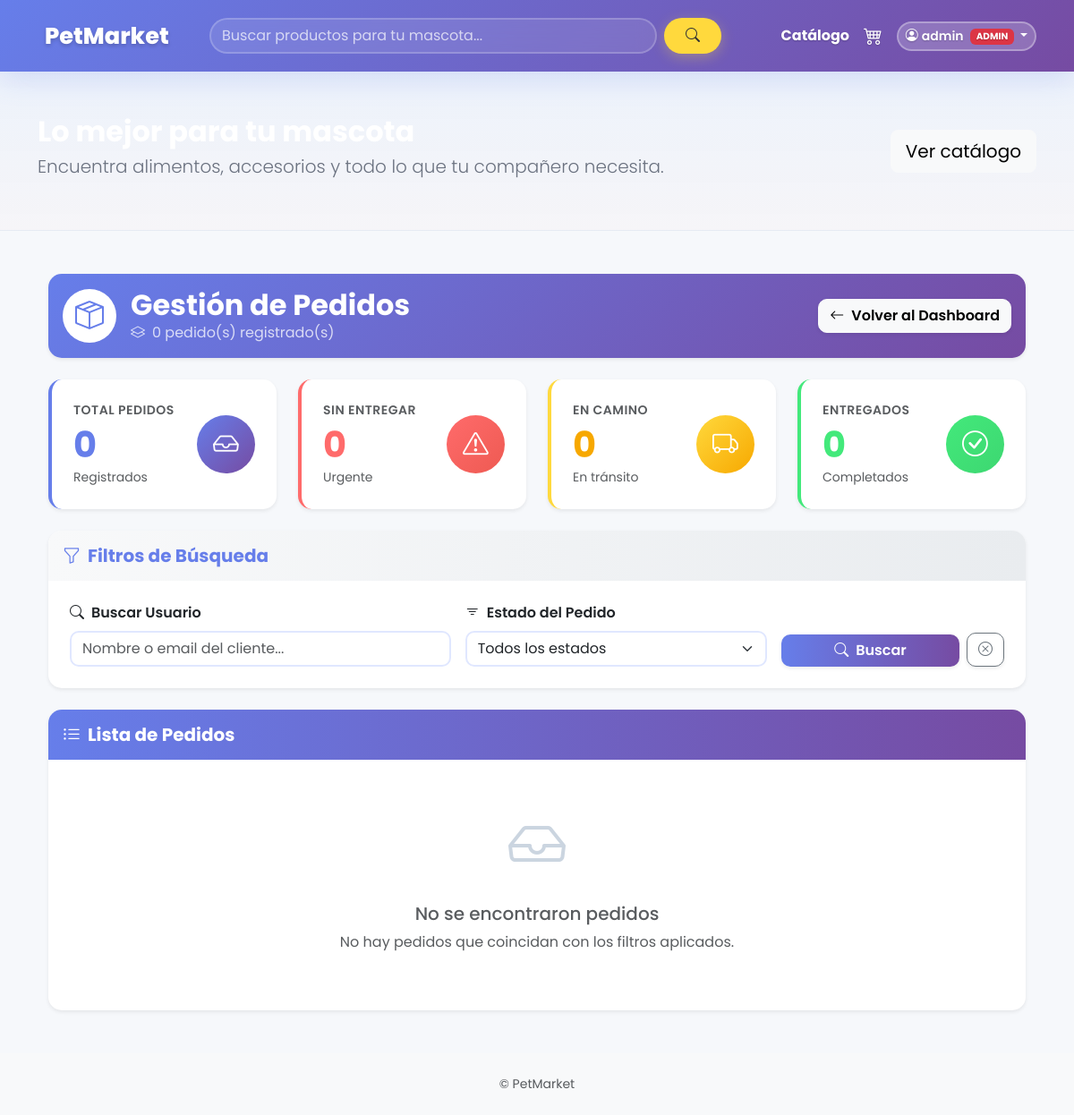
The page /empleados/pedidos/ (signed in) on the database as committed earlier.
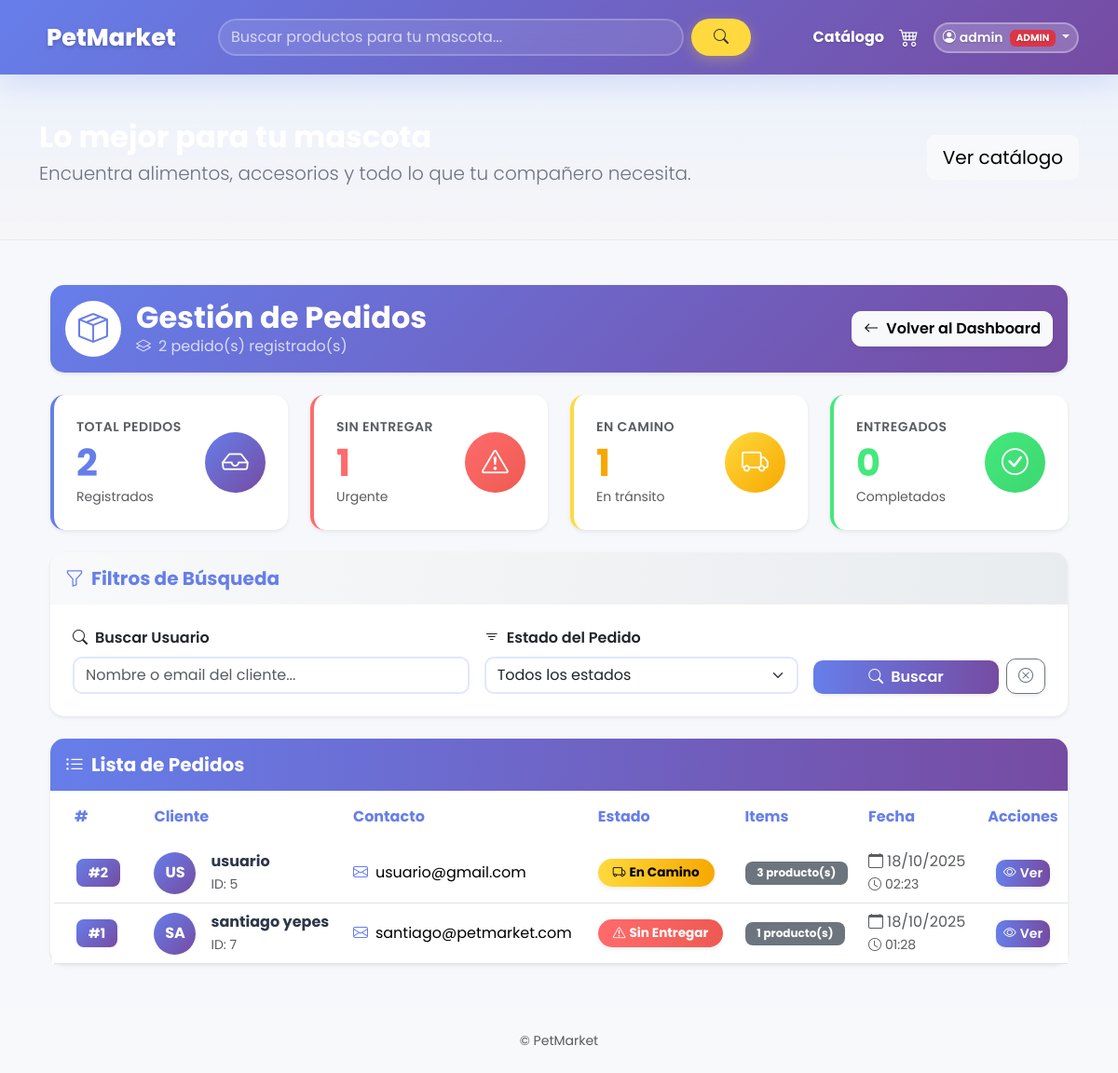
The same page on the database as committed later.
### pedidos/models.py (models this page shows, shortened)
class Pedido(models.Model):
	ESTADO_CHOICES = [
		("sin_entregar", "Sin entregar"),
		("en_camino", "En camino"),
		("entregado", "Entregado"),
	]
	user = models.ForeignKey(settings.AUTH_USER_MODEL, on_delete=models.CASCADE, related_name="pedidos")
	productos = models.ManyToManyField(Producto, through="PedidoItem")
	estado = models.CharField(max_length=20, choices=ESTADO_CHOICES, default="sin_entregar")
	creado_por_empleado = models.BooleanField(default=False)
	creado_en = models.DateTimeField(auto_now_add=True)
	actualizado_en = models.DateTimeField(auto_now=True)

### accounts/models.py (models this page shows)
class CustomUser(AbstractUser):
    ROLE_CHOICES = (
        ('admin', 'Administrador'),
        ('empleado', 'Empleado'),
        ('cliente', 'Cliente'),
    )
    role = models.CharField(max_length=20, choices=ROLE_CHOICES, default='cliente')

### empleados/views.py (the view)
# urls.py: path('pedidos/', pedidos_list, name='pedidos_list'),
@login_required
def pedidos_list(request):
    role = getattr(request.user, 'role', None)
    if not (request.user.is_superuser or role in ['empleado', 'admin']):
        return HttpResponseForbidden("No autorizado")
    estado = request.GET.get('estado', '')
    q = request.GET.get('q', '')
    pedidos = Pedido.objects.select_related('user').prefetch_related('items__producto').all().order_by('-creado_en')
    if estado:
        pedidos = pedidos.filter(estado=estado)
    if q:
        pedidos = pedidos.filter(user__username__icontains=q) | pedidos.filter(user__email__icontains=q)
    stats = {
        'total': Pedido.objects.count(),
        'sin_entregar': Pedido.objects.filter(estado='sin_entregar').count(),
        'en_camino': Pedido.objects.filter(estado='en_camino').count(),
        'entregado': Pedido.objects.filter(estado='entregado').count(),
    }
    return render(request, 'empleados/pedidos_list.html', {
        'pedidos': pedidos,
        'estado': estado,
        'q': q,
        'stats': stats,
    })

### petmarket/context_processors.py (called while the page is built)
def cart_count(request):
    cart = request.session.get('cart', {})
    count = sum(cart.values()) if isinstance(cart, dict) else 0
    return {'cart_count': count}

### templates/empleados/pedidos_list.html (shortened to what the changed rows need)
{% extends "base.html" %}
{% load static %}
{% block content %}
<div class="container-fluid py-4">
    <div class="row mb-4">
        <div class="col-12">
            <div class="card border-0 shadow-sm" style="background: linear-gradient(135deg, #667eea 0%, #764ba2 100%); border-radius: 15px;">
                <div class="card-body py-3">
                    <div class="d-flex justify-content-between align-items-center">
                        <div class="d-flex align-items-center">
                            <div class="ms-3 text-white">
                                <h2 class="mb-0 fw-bold">Gestión de Pedidos</h2>
                                <p class="mb-0 opacity-75"><i class="bi bi-layers me-2"></i>{{ stats.total }} pedido(s) registrado(s)</p>
                            </div>
                        </div>
                    </div>
                </div>
            </div>
        </div>
    </div>
    <div class="row g-4 mb-4">
        <div class="col-md-3">
            <div class="card border-0 shadow-sm h-100" style="border-left: 4px solid #667eea !important; border-radius: 15px;">
                <div class="card-body p-4">
                    <div class="d-flex justify-content-between align-items-center">
                        <div>
                            <div class="text-muted small mb-1" style="font-weight: 600; text-transform: uppercase; letter-spacing: 0.5px;">Total Pedidos</div>
                            <h2 class="mb-0 fw-bold" style="color: #667eea; font-size: 2.5rem;">{{ stats.total }}</h2>
                            <small class="text-muted">Registrados</small>
                        </div>
                    </div>
                </div>
            </div>
        </div>
        <div class="col-md-3">
            <div class="card border-0 shadow-sm h-100" style="border-left: 4px solid #ff6b6b !important; border-radius: 15px;">
                <div class="card-body p-4">
                    <div class="d-flex justify-content-between align-items-center">
                        <div>
                            <div class="text-muted small mb-1" style="font-weight: 600; text-transform: uppercase; letter-spacing: 0.5px;">Sin Entregar</div>
                            <h2 class="mb-0 fw-bold" style="color: #ff6b6b; font-size: 2.5rem;">{{ stats.sin_entregar }}</h2>
                            <small class="text-muted">Urgente</small>
                        </div>
                    </div>
                </div>
            </div>
        </div>
        <div class="col-md-3">
            <div class="card border-0 shadow-sm h-100" style="border-left: 4px solid #ffd93d !important; border-radius: 15px;">
                <div class="card-body p-4">
                    <div class="d-flex justify-content-between align-items-center">
                        <div>
                            <div class="text-muted small mb-1" style="font-weight: 600; text-transform: uppercase; letter-spacing: 0.5px;">En Camino</div>
                            <h2 class="mb-0 fw-bold" style="color: #f7a800; font-size: 2.5rem;">{{ stats.en_camino }}</h2>
                            <small class="text-muted">En tránsito</small>
                        </div>
                    </div>
                </div>
            </div>
        </div>
        <div class="col-md-3">
            <div class="card border-0 shadow-sm h-100" style="border-left: 4px solid #43e97b !important; border-radius: 15px;">
                <div class="card-body p-4">
                    <div class="d-flex justify-content-between align-items-center">
                        <div>
                            <h2 class="mb-0 fw-bold" style="color: #43e97b; font-size: 2.5rem;">{{ stats.entregado }}</h2>
                        </div>
                    </div>
                </div>
            </div>
        </div>
    </div>
    <div class="card border-0 shadow-sm" style="border-radius: 15px;">
        <div class="card-body p-0">
            {% if pedidos %}
            <div class="table-responsive">
                <table class="table table-hover align-middle mb-0">
                    <thead style="background: linear-gradient(90deg, #f8f9fa 0%, #e9ecef 100%); position: sticky; top: 0; z-index: 10;">
                        <tr>
                            <th class="py-3 px-4" style="font-weight: 700; color: #667eea; border: none;">#</th>
                            <th class="py-3" style="font-weight: 700; color: #667eea; border: none;">Cliente</th>
                            <th class="py-3" style="font-weight: 700; color: #667eea; border: none;">Contacto</th>
                            <th class="py-3" style="font-weight: 700; color: #667eea; border: none;">Estado</th>
                            <th class="py-3" style="font-weight: 700; color: #667eea; border: none;">Items</th>
                            <th class="py-3" style="font-weight: 700; color: #667eea; border: none;">Fecha</th>
                            <th class="py-3 text-center" style="font-weight: 700; color: #667eea; border: none;">Acciones</th>
                        </tr>
                    </thead>
                    <tbody>
                        {% for pedido in pedidos %}
                        <tr style="transition: all 0.3s ease; border-left: 4px solid transparent;">
                            <td class="px-4">
                                <span class="badge" style="background: linear-gradient(135deg, #667eea 0%, #764ba2 100%); padding: 0.5rem 0.8rem; border-radius: 8px; font-size: 0.9rem;">
                                    #{{ pedido.id }}
                                </span>
                            </td>
                            <td>
                                <div class="d-flex align-items-center">
                                    <div class="rounded-circle d-flex align-items-center justify-content-center me-3" style="width: 45px; height: 45px; background: linear-gradient(135deg, #667eea 0%, #764ba2 100%); color: white; font-weight: 700; font-size: 1rem;">
                                        {{ pedido.user.username|slice:":2"|upper }}
                                    </div>
                                    <div>
                                        <div class="fw-bold" style="color: #2d3748;">{{ pedido.user.get_full_name|default:pedido.user.username }}</div>
                                        <small class="text-muted">ID: {{ pedido.user.id }}</small>
                                    </div>
                                </div>
                            </td>
                            <td>
                                <div>
                                    <div><i class="bi bi-envelope me-2" style="color: #667eea;"></i>{{ pedido.user.email|default:"Sin email" }}</div>
                                </div>
                            </td>
                            <td>
                                {% if pedido.estado == 'sin_entregar' %}
                                <span class="badge shadow-sm" style="background: linear-gradient(90deg, #ff6b6b 0%, #ee5a52 100%); padding: 0.5rem 1rem; border-radius: 20px; font-size: 0.85rem;">
                                    <i class="bi bi-exclamation-triangle me-1"></i>Sin Entregar
                                </span>
                                {% elif pedido.estado == 'en_camino' %}
                                <span class="badge shadow-sm" style="background: linear-gradient(90deg, #ffd93d 0%, #f7a800 100%); color: #000; padding: 0.5rem 1rem; border-radius: 20px; font-size: 0.85rem;">
                                    <i class="bi bi-truck me-1"></i>En Camino
                                </span>
                                {% else %}
                                <span class="badge shadow-sm" style="background: linear-gradient(90deg, #43e97b 0%, #3dd771 100%); padding: 0.5rem 1rem; border-radius: 20px; font-size: 0.85rem;">
                                    <i class="bi bi-check-circle me-1"></i>Entregado
                                </span>
                                {% endif %}
                            </td>
                            <td>
                                <span class="badge bg-secondary" style="padding: 0.4rem 0.8rem; border-radius: 8px;">
                                    {{ pedido.items.count }} producto(s)
                                </span>
                            </td>
                            <td>
                                <div class="text-muted">
                                    <i class="bi bi-calendar me-1"></i>{{ pedido.creado_en|date:"d/m/Y" }}
                                    <br>
                                    <small><i class="bi bi-clock me-1"></i>{{ pedido.creado_en|date:"H:i" }}</small>
                                </div>
                            </td>
                            <td class="text-center">
                                <div class="btn-group shadow-sm" role="group" style="border-radius: 10px; overflow: hidden;">
                                    <a href="{% url 'empleados:pedido_detail' pedido.id %}" class="btn btn-sm" style="background: linear-gradient(90deg, #667eea 0%, #764ba2 100%); color: white; border: none; font-weight: 600;">
                                        <i class="bi bi-eye me-1"></i>Ver
                                    </a>
                                </div>
                            </td>
                        </tr>
                        {% endfor %}
                    </tbody>
                </table>
            </div>
            {% else %}
            <div class="text-center py-5">
                <i class="bi bi-inbox" style="font-size: 4rem; color: #cbd5e0;"></i>
                <h5 class="mt-3 text-muted">No se encontraron pedidos</h5>
                <p class="text-muted">No hay pedidos que coincidan con los filtros aplicados.</p>
            </div>
            {% endif %}
        </div>
    </div>
</div>
{% endblock %}

Rows that differ between the two databases and show on the page:
added Pedido: id "2", user.username "US", user.get_full_name "usuario", user.id "5", user.email "usuario@gmail.com", estado "en_camino" (drawn), items.count "3", creado_en "18/10/2025", creado_en "02:23"
added Pedido: id "1", user.username "SA", user.get_full_name "santiago yepes", user.id "7", user.email "santiago@petmarket.com", estado "sin_entregar" (drawn), items.count "1", creado_en "18/10/2025", creado_en "01:28"
Other text that changed with them:
{{ stats.total }}: "0" → "2"
{{ stats.sin_entregar }}: "0" → "1"
{{ stats.en_camino }}: "0" → "1"
text no longer shown: "No se encontraron pedidos No hay pedidos que coincidan con los filtros aplicados."
text now shown: "# Cliente Contacto Estado Items Fecha Acciones"
